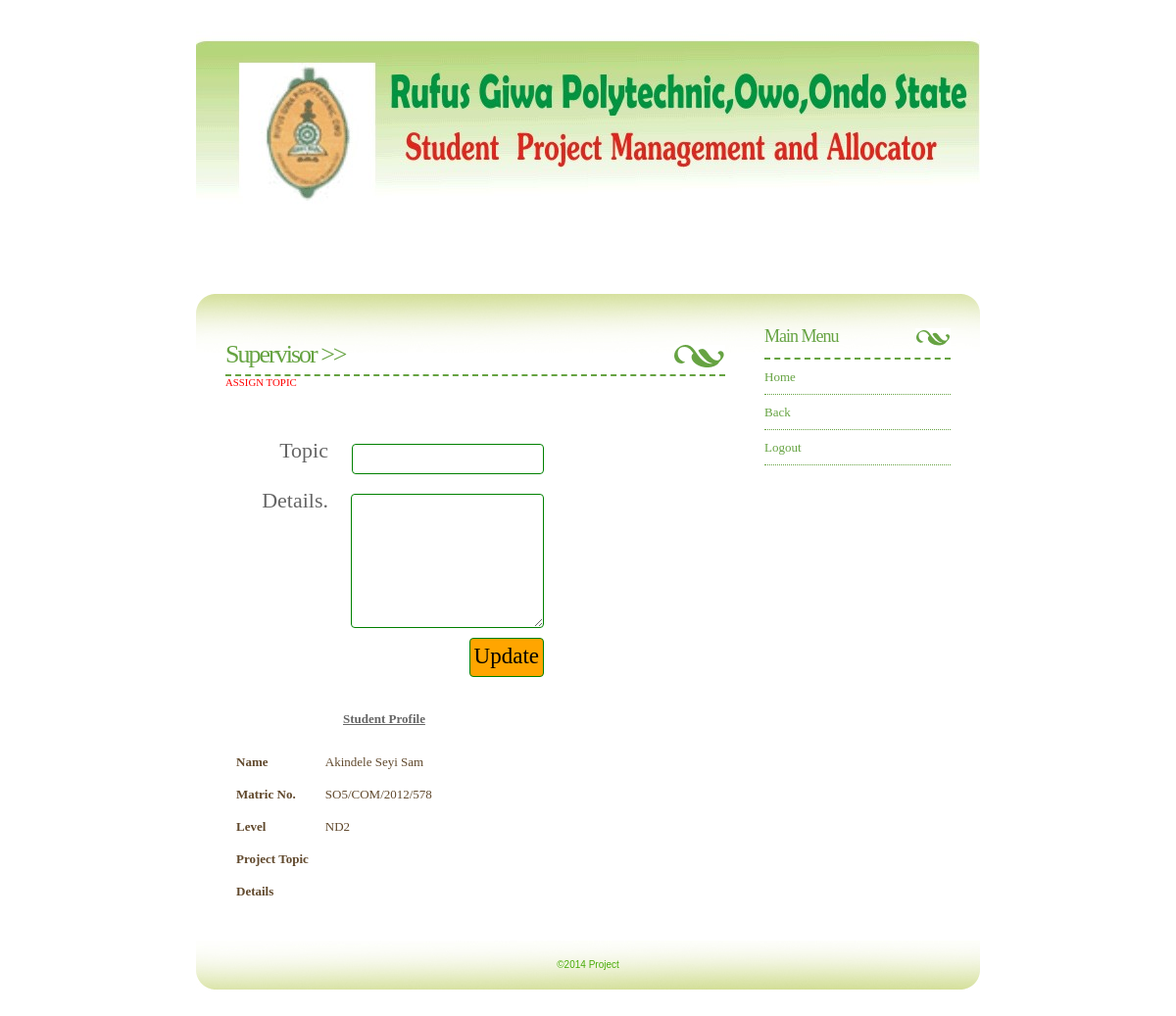
Screenshot of /as.php?xc=2 (signed in) with the database file from the repository.
### tables this page shows
CREATE TABLE IF NOT EXISTS `joint` (
  `id` int(11) NOT NULL AUTO_INCREMENT,
  `pix` varchar(180) NOT NULL,
  `name` text NOT NULL,
  `phone` varchar(15) NOT NULL,
  `mail` varchar(50) NOT NULL,
  `level` varchar(8) NOT NULL,
  `matric` varchar(18) NOT NULL,
  `sup` int(11) NOT NULL,
  `pt` text NOT NULL,
  `pd` text NOT NULL,
  PRIMARY KEY (`id`)
);

### as.php (the view, shortened to what this page needs)
<?php
if(!empty($_SESSION['a'])){
	$s=$_GET['xc'];
?>
<!DOCTYPE html PUBLIC "-//W3C//DTD XHTML 1.0 Strict//EN" "http://www.w3.org/TR/xhtml1/DTD/xhtml1-strict.dtd">
<html xmlns="http://www.w3.org/1999/xhtml">
<head>
<link href="style.css" rel="stylesheet" type="text/css" media="screen" />
</head>
<body>
<div id="header">
</div>
	<div id="page">
		<div class="bgtop">
			<div class="bgbtm">
				<div id="content">
					<div class="post">
						<h1 class="title">Supervisor >> </h1>
						<p class="byline"><small style="color:red;">ASSIGN TOPIC</small></p>
						<div class="entry">
                        <?php
                        $rty=mysql_query("SELECT * FROM joint WHERE id='$s'");
								$sdy=mysql_fetch_assoc($rty);
									$n=$sdy['name'];
									$r=$sdy['level'];
									$o=$sdy['matric'];
									$pt=$sdy['pt'];
									$pd=$sdy['pd'];
						?>
							<p>
                            <form method="post" action="<?php $_SERVER['PHP_SELF']; ?>">
                            <div class="all"><label>Topic</label><input type="text" style="margin-top:-20px;" name="topic" value="<?php echo $pt; ?>" required></div>
                            <div class="all"><label>Details.</label><textarea style="margin-top:-20px;" name="details"><?php echo $pd; ?></textarea></div>
                            <div class="all"><input type="submit" name="sbmat" value="Update"></div>
                            </form>
                            </p>
                            <br><br>
                            <div style="height:40px;"></div>
                            <U style="text-align:center; margin-left:120px;"><b>Student Profile</b></U>
                            <table border="0" cellspacing="5" cellpadding="6" style="color:darkgreen;">
                            <tr><th></th><th></th></tr>
                            <?php
									echo "<tr><td><b>Name</b></td><td>$n</td></tr>";
									echo "<tr><td><b>Matric No.</b></td><td>$o</td></tr>";
									echo "<tr><td><b>Level</b></td><td>$r</td></tr>";
									echo "<tr><td><b>Project Topic</b></td><td><b>$pt</b></td></tr>";
									echo "<tr><td><b>Details</b></td><td>$pd</td></tr>";
							?>
                            </table>
                        	</div>
					</div>
				</div>
				<div id="sidebar">
					<ul>
						<li>
							<h2>Main Menu</h2>
							<ul>
                            	<li><a href="index.php">Home</a></li>
								 <li><a href="lt.php">Back</a></li>
                                <li><a href="lgt2.php">Logout</a></li>
							</ul>
						</li>
				  </ul>
				</div>
				<div style="clear:both">&nbsp;</div>
			</div>
		</div>
	</div>
<div id="footer">
	<p>&copy;2014 Project</p>
</div>
</html>
<?php
}else{
	header('location:lgt2.php');
	}
?>

### style.css (style rules this page uses)
body { margin: 0; padding: 0; background: #FFFFFF; font-size: 13px; text-align: justify; }
body, th, td, input, textarea, select, option { font-family: "Trebuchet MS", "Times New Roman", Arial, Times, serif; color: #61492D; }
h1, h2, h3 { font-family: Georgia, "Times New Roman", Times, serif; font-weight: normal; color: #66A342; }
h1 { letter-spacing: -2px; font-size: 3em; }
h2 { letter-spacing: -1px; font-size: 3em; }
p, ul, ol { line-height: 200%; }
a { color: #66A342; }
#header { width: 800px; height: 300px; margin: 0 auto; background: url(images/img02.jpg) no-repeat left top; }
#page { width: 800px; margin: 0 auto; padding-top: 30px; background: url(images/img03.jpg) no-repeat left top; }
#content { float: left; width: 530px; margin: 0; padding-left: 30px; color: #666666; }
.post { padding: 0px 0 0 0; }
.title { padding: 0 20px 5px 0px; font-size: 26px; background: url(images/img06.gif) no-repeat right 40%; border-bottom: 2px #66A342 dashed; margin-right: 20px; }
.byline { margin: -25px 20px 0 0px; color: #66A342; }
.entry { margin: 0; padding: 17px 20px 5px 0px; }
#sidebar { float: right; width: 210px; margin-bottom: 10px; padding-right: 30px; color: #66A342; }
#sidebar ul { margin: 0; padding: 0; list-style: none; }
#sidebar li { margin: 0; padding: 0; }
#sidebar li ul { margin-left: 20px; padding: 0; }
#sidebar li li { margin: 0 0 0 0; margin: 0 0 0 0; line-height: 35px; border-bottom: 1px #66A342 dotted; }
#sidebar h2 { margin: 0px 0 0 20px; height: 35px; font-size: 18px; color: #66A342; background: url(images/img04.gif) no-repeat right 30%; border-bottom: 2px #66A342 dashed; }
#sidebar a { text-decoration: none; }
#footer { width: 800px; margin: 0 auto; height: 50px; text-align: center; font-size: 10px; font-family: Arial, Helvetica, sans-serif; color: #48AB07; background: url(images/img01.jpg) no-repeat left top; margin-bottom: 27px; }
#footer p { padding-top: 15px; }

### forms.css (style rules this page uses)
form .all { width:470px; height:auto; clear:both; margin:5px; }
.all label { clear:left; float:left; width:100px; text-align:right; font-family:"Browallia New"; font-size:22px; margin-top:12px; padding-top:2px; }
.all textarea { clear:right; float:right; width:185px; font-family:arial; font-size:15px; border:1px solid green; border-radius:4px; margin-top:20px; margin-left:40px; margin-right:150px; padding:5px; color:brickred; height:125px; }
.all input { clear:right; float:right; width:190px; font-family:arial; font-size:14px; border:1px solid green; border-radius:4px; margin-top:20px; margin-left:40px; margin-right:150px; padding:2px; color:brickred; height:25px; }
.all input[type=submit],input[type=button] { background:orange; color:black; clear:right; float:right; height:40px; width:auto; font-family:"Browallia New"; font-size:23px; border:1px solid green; border-radius:4px; margin-top:10px; margin-bottom:5px; margin-left:40px; margin-right:150px; padding-bottom: 3px; padding-left: 4px; padding-right: 4px; }

### rows the page displays
joint: name "Akindele Seyi Sam", matric "SO5/COM/2012/578", level "ND2"
